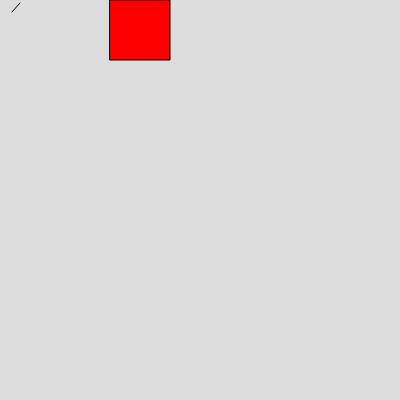
Frame 1 (no input)
Frame 60 (no input): identical to frame 1, image omitted
Frame 120 (the mouse pressed at the canvas centre since frame 60): identical to frame 1, image omitted

The p5.js sketch that drew this single still picture (run headless with seeded random() and noise() and a simulated clock; from frame 60 on, the mouse is pressed at the canvas centre):

// p5.js sketch
// ── sketch.js
function setup() {
  
  createCanvas(400, 400);
}

function draw() {
  // Set background color 
  background(220);
  
  /*
  Draw red rectangle
  */
  // Red fill
  fill(255, 0, 0);

  // Black stroke
  stroke(0,0, 0);

  // Draw rectangle
  rect(110, 0, 60 , 60);


  
  // trait
  line(12,12,20,3);

}
